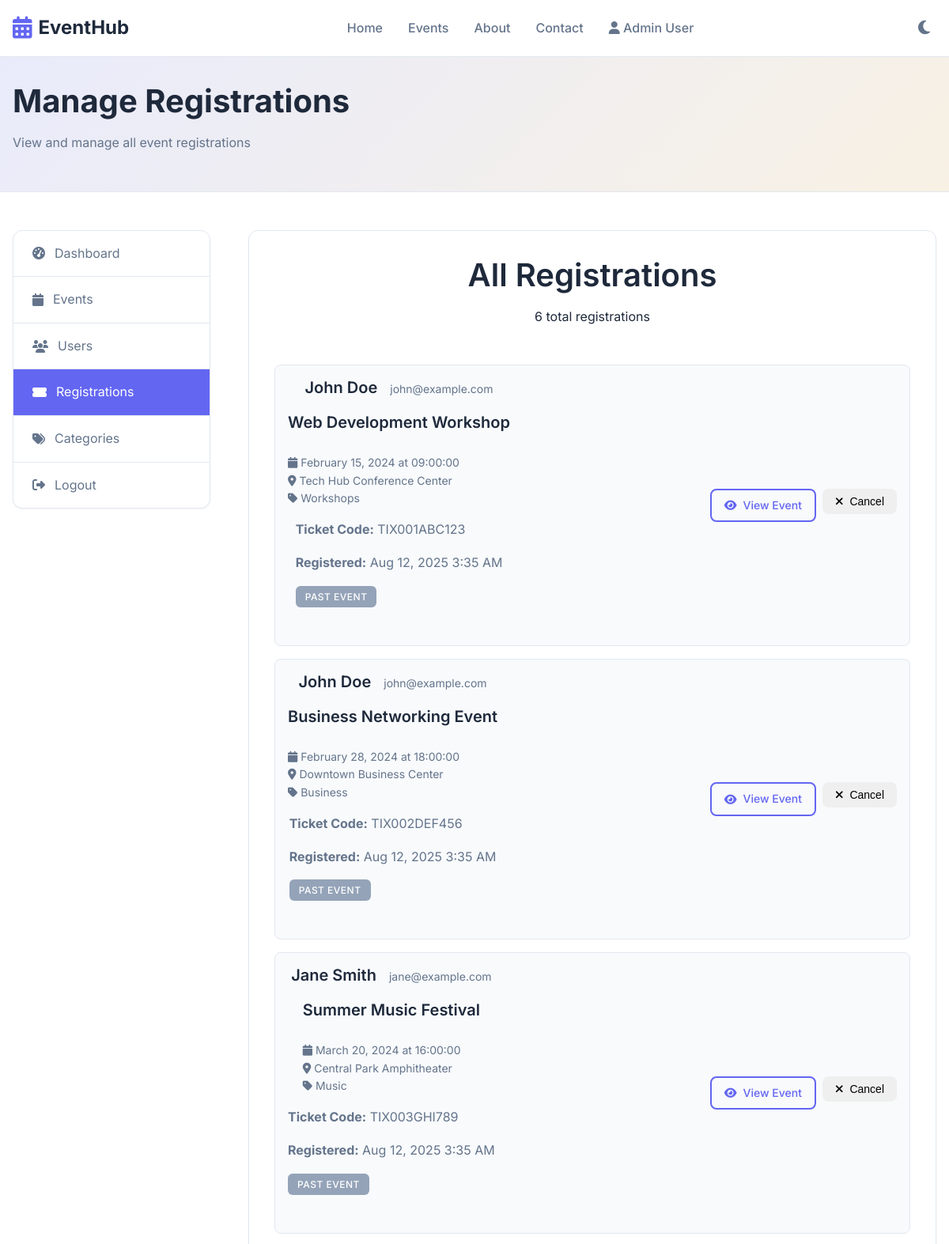
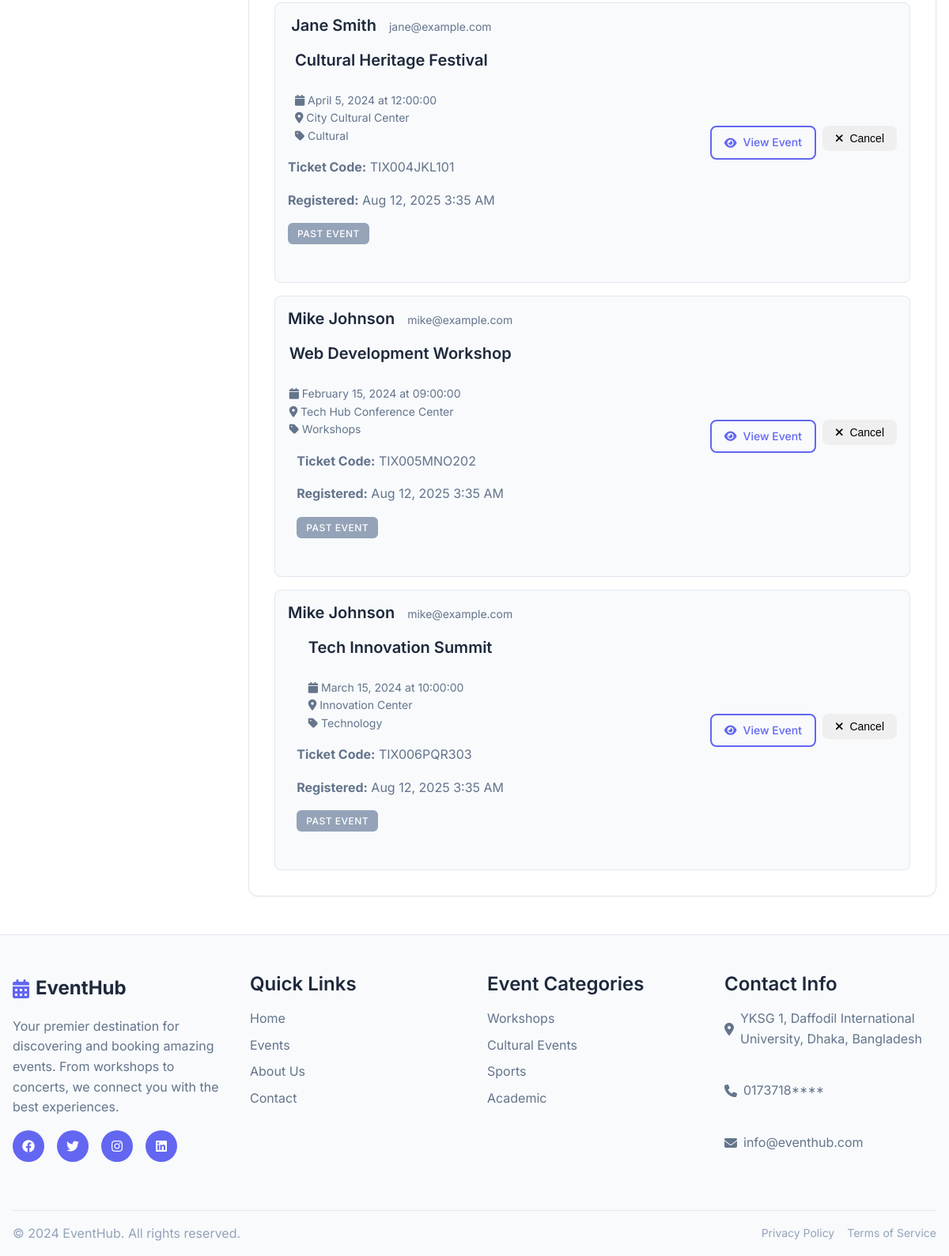
/admin/registrations.php (signed in), run on the app's committed database (2 pictures, top to bottom).
### tables this page shows
CREATE TABLE registrations (
    id INT AUTO_INCREMENT PRIMARY KEY,
    user_id INT NOT NULL,
    event_id INT NOT NULL,
    ticket_code VARCHAR(50) UNIQUE NOT NULL,
    registration_date TIMESTAMP DEFAULT CURRENT_TIMESTAMP,
    status ENUM('confirmed', 'cancelled') DEFAULT 'confirmed',
    FOREIGN KEY (user_id) REFERENCES users(id) ON DELETE CASCADE,
    FOREIGN KEY (event_id) REFERENCES events(id) ON DELETE CASCADE,
    UNIQUE KEY unique_registration (user_id, event_id)
);

CREATE TABLE users (
    id INT AUTO_INCREMENT PRIMARY KEY,
    name VARCHAR(100) NOT NULL,
    email VARCHAR(100) UNIQUE NOT NULL,
    password VARCHAR(255) NOT NULL,
    phone VARCHAR(20),
    role ENUM('user', 'admin') DEFAULT 'user',
    status ENUM('active', 'inactive', 'banned') DEFAULT 'active',
    created_at TIMESTAMP DEFAULT CURRENT_TIMESTAMP,
    updated_at TIMESTAMP DEFAULT CURRENT_TIMESTAMP ON UPDATE CURRENT_TIMESTAMP
);

CREATE TABLE events (
    id INT AUTO_INCREMENT PRIMARY KEY,
    title VARCHAR(200) NOT NULL,
    description TEXT NOT NULL,
    event_date DATE NOT NULL,
    event_time TIME NOT NULL,
    location VARCHAR(200) NOT NULL,
    category_id INT NOT NULL,
    total_seats INT NOT NULL DEFAULT 0,
    price DECIMAL(10,2) DEFAULT 0.00,
    banner_image VARCHAR(255),
    is_featured BOOLEAN DEFAULT FALSE,
    status ENUM('active', 'cancelled', 'completed') DEFAULT 'active',
    created_at TIMESTAMP DEFAULT CURRENT_TIMESTAMP,
    updated_at TIMESTAMP DEFAULT CURRENT_TIMESTAMP ON UPDATE CURRENT_TIMESTAMP,
    FOREIGN KEY (category_id) REFERENCES categories(id) ON DELETE CASCADE
);

CREATE TABLE categories (
    id INT AUTO_INCREMENT PRIMARY KEY,
    name VARCHAR(50) NOT NULL,
    description TEXT,
    icon VARCHAR(50),
    created_at TIMESTAMP DEFAULT CURRENT_TIMESTAMP
);

### includes/functions.php (called while the page is built, shortened)
<?php
function formatDate($date) {
    return date('F j, Y', strtotime($date));
}
?>

### admin/registrations.php (the view, shortened to what this page needs)
<?php
require_once '../config/database.php';
require_once '../includes/functions.php';
$stmt = $conn->prepare("
    SELECT r.*,
           u.name as user_name, u.email as user_email,
           e.title as event_title, e.event_date, e.event_time, e.location,
           c.name as category_name
    FROM registrations r
    JOIN users u ON r.user_id = u.id
    JOIN events e ON r.event_id = e.id
    JOIN categories c ON e.category_id = c.id
    ORDER BY r.registration_date DESC
");
$stmt->execute();
$registrations = $stmt->fetchAll();
?>
<!DOCTYPE html>
<html lang="en">
<head>
    <link rel="stylesheet" href="../assets/css/style.css">
    <link rel="stylesheet" href="https://cdnjs.cloudflare.com/ajax/libs/font-awesome/6.4.0/css/all.min.css">
</head>
<body>
    <?php include '../includes/header.php'; ?>
    <section class="admin-header">
        <div class="container">
            <div class="admin-header-content">
                <h1>Manage Registrations</h1>
                <p>View and manage all event registrations</p>
            </div>
        </div>
    </section>
    <section class="admin-content">
        <div class="container">
            <div class="admin-grid">
                <div class="admin-sidebar">
                    <nav class="admin-nav">
                        <ul>
                            <li>
                                <a href="dashboard.php">
                                    <i class="fas fa-tachometer-alt"></i> Dashboard
                                </a>
                            </li>
                            <li>
                                <a href="events.php">
                                    <i class="fas fa-calendar"></i> Events
                                </a>
                            </li>
                            <li>
                                <a href="users.php">
                                    <i class="fas fa-users"></i> Users
                                </a>
                            </li>
                            <li class="active">
                                <a href="registrations.php">
                                    <i class="fas fa-ticket-alt"></i> Registrations
                                </a>
                            </li>
                            <li>
                                <a href="categories.php">
                                    <i class="fas fa-tags"></i> Categories
                                </a>
                            </li>
                            <li>
                                <a href="../logout.php" onclick="return confirm('Are you sure you want to logout?')">
                                    <i class="fas fa-sign-out-alt"></i> Logout
                                </a>
                            </li>
                        </ul>
                    </nav>
                </div>
                <div class="admin-main">
                    <div class="admin-section">
                        <div class="section-header">
                            <h2>All Registrations</h2>
                            <span class="text-muted"><?= count($registrations) ?> total registrations</span>
                        </div>
                        <div class="registrations-list">
                            <?php foreach ($registrations as $registration): ?>
                                <div class="registration-item">
                                    <div class="registration-info">
                                        <div class="user-info">
                                            <h4><?= htmlspecialchars($registration['user_name']) ?></h4>
                                            <p><?= htmlspecialchars($registration['user_email']) ?></p>
                                        </div>
                                        <div class="event-info">
                                            <h4><?= htmlspecialchars($registration['event_title']) ?></h4>
                                            <p>
                                                <i class="fas fa-calendar"></i> <?= formatDate($registration['event_date']) ?> at <?= $registration['event_time'] ?><br>
                                                <i class="fas fa-map-marker-alt"></i> <?= htmlspecialchars($registration['location']) ?><br>
                                                <i class="fas fa-tag"></i> <?= htmlspecialchars($registration['category_name']) ?>
                                            </p>
                                        </div>
                                        <div class="registration-details">
                                            <p><strong>Ticket Code:</strong> <?= htmlspecialchars($registration['ticket_code']) ?></p>
                                            <p><strong>Registered:</strong> <?= date('M j, Y g:i A', strtotime($registration['registration_date'])) ?></p>
                                            <?php if (strtotime($registration['event_date']) < time()): ?>
                                                <span class="status past">Past Event</span>
                                            <?php else: ?>
                                                <span class="status upcoming">Upcoming</span>
                                            <?php endif; ?>
                                        </div>
                                    </div>
                                    <div class="registration-actions">
                                        <a href="../event-details.php?id=<?= $registration['event_id'] ?>" class="btn btn-sm btn-outline" target="_blank">
                                            <i class="fas fa-eye"></i> View Event
                                        </a>
                                        <form method="POST" style="display: inline;" onsubmit="return confirm('Are you sure you want to cancel this registration?')">
                                            <button type="submit" class="btn btn-sm btn-danger">
                                                <i class="fas fa-times"></i> Cancel
                                            </button>
                                        </form>
                                    </div>
                                </div>
                            <?php endforeach; ?>
                        </div>
                    </div>
                </div>
            </div>
        </div>
    </section>
    <?php include '../includes/footer.php'; ?>
</body>
</html>

### data on the page
registrations: user.name "John Doe", user.email "john@example.com", event.title "Web Development Workshop", event.event_date "February 15, 2024", event.event_time "09:00:00", event.location "Tech Hub Conference Center", categories.name "Workshops", ticket_code "TIX001ABC123", registration_date "Aug 12, 2025 3:35 AM"
registrations: user.name "John Doe", user.email "john@example.com", event.title "Business Networking Event", event.event_date "February 28, 2024", event.event_time "18:00:00", event.location "Downtown Business Center", categories.name "Business", ticket_code "TIX002DEF456", registration_date "Aug 12, 2025 3:35 AM"
registrations: user.name "Jane Smith", user.email "jane@example.com", event.title "Summer Music Festival", event.event_date "March 20, 2024", event.event_time "16:00:00", event.location "Central Park Amphitheater", categories.name "Music", ticket_code "TIX003GHI789", registration_date "Aug 12, 2025 3:35 AM"
registrations: user.name "Jane Smith", user.email "jane@example.com", event.title "Cultural Heritage Festival", event.event_date "April 5, 2024", event.event_time "12:00:00", event.location "City Cultural Center", categories.name "Cultural", ticket_code "TIX004JKL101", registration_date "Aug 12, 2025 3:35 AM"
registrations: user.name "Mike Johnson", user.email "mike@example.com", event.title "Web Development Workshop", event.event_date "February 15, 2024", event.event_time "09:00:00", event.location "Tech Hub Conference Center", categories.name "Workshops", ticket_code "TIX005MNO202", registration_date "Aug 12, 2025 3:35 AM"
registrations: user.name "Mike Johnson", user.email "mike@example.com", event.title "Tech Innovation Summit", event.event_date "March 15, 2024", event.event_time "10:00:00", event.location "Innovation Center", categories.name "Technology", ticket_code "TIX006PQR303", registration_date "Aug 12, 2025 3:35 AM"

### other printed values
$_SESSION['user_name'] "Admin User"
count($registrations) "6"
